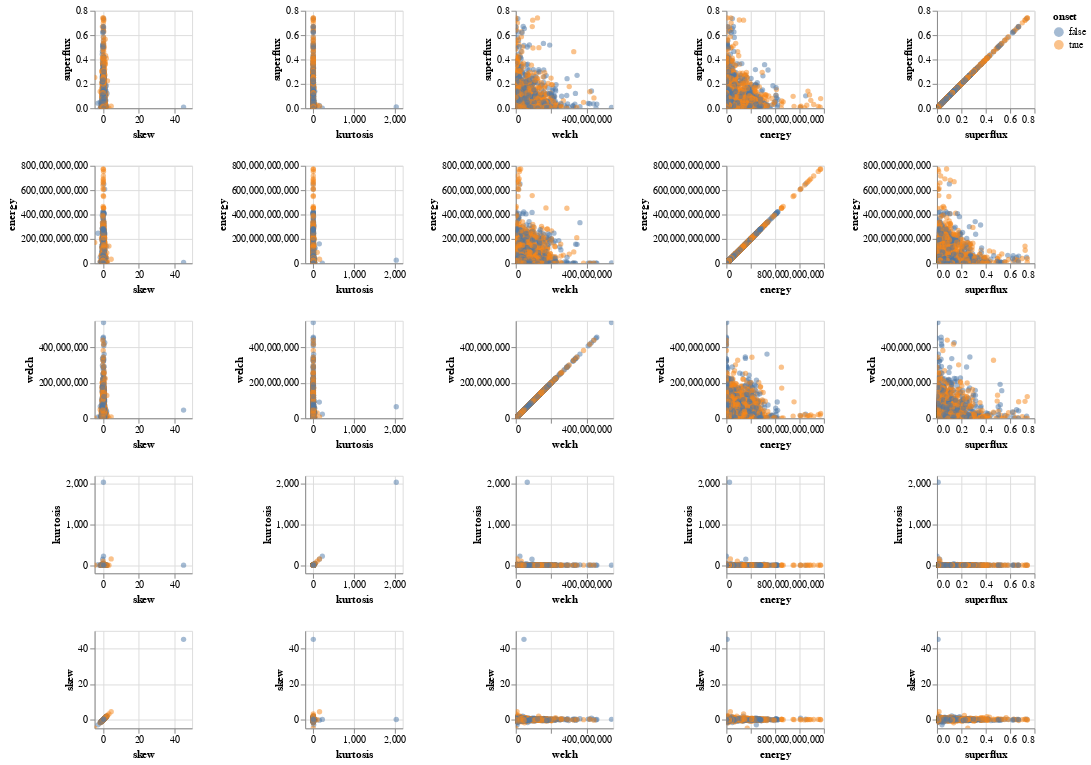

This figure's notebook cell:
### Code cell
alt.Chart(data).mark_circle(opacity=0.5).encode(
    alt.X(alt.repeat("column"), type='quantitative'),
    alt.Y(alt.repeat("row"), type='quantitative'),
    color='onset:N'
).properties(
    width=100,
    height=100
).repeat(
    row=["superflux", "energy", "welch", "kurtosis", "skew"],
    column=list(reversed(["superflux", "energy", "welch", "kurtosis", "skew"]))
).interactive()

### Figure 1 — Vega-Lite specification as saved in the notebook (floating-point values rounded to 4 significant figures; data arrays with more than 128 entries replaced by an {"elided": "..."} marker saying what was removed)
{"config": {"view": {"continuousWidth": 400, "continuousHeight": 300}}, "repeat": {"column": ["skew", "kurtosis", "welch", "energy", "superflux"], "row": ["superflux", "energy", "welch", "kurtosis", "skew"]}, "spec": {"data": {"name": "data-cb7868b0429dc0d2a94df13cf4a2468f"}, "mark": {"type": "circle", "opacity": 0.5}, "encoding": {"color": {"field": "onset", "type": "nominal"}, "x": {"field": {"repeat": "column"}, "type": "quantitative"}, "y": {"field": {"repeat": "row"}, "type": "quantitative"}}, "height": 100, "selection": {"selector010": {"type": "interval", "bind": "scales", "encodings": ["x", "y"]}}, "width": 100}, "$schema": "https://vega.github.io/schema/vega-lite/v4.17.0.json", "datasets": {"data-cb7868b0429dc0d2a94df13cf4a2468f": {"elided": "4630 records"}}}
